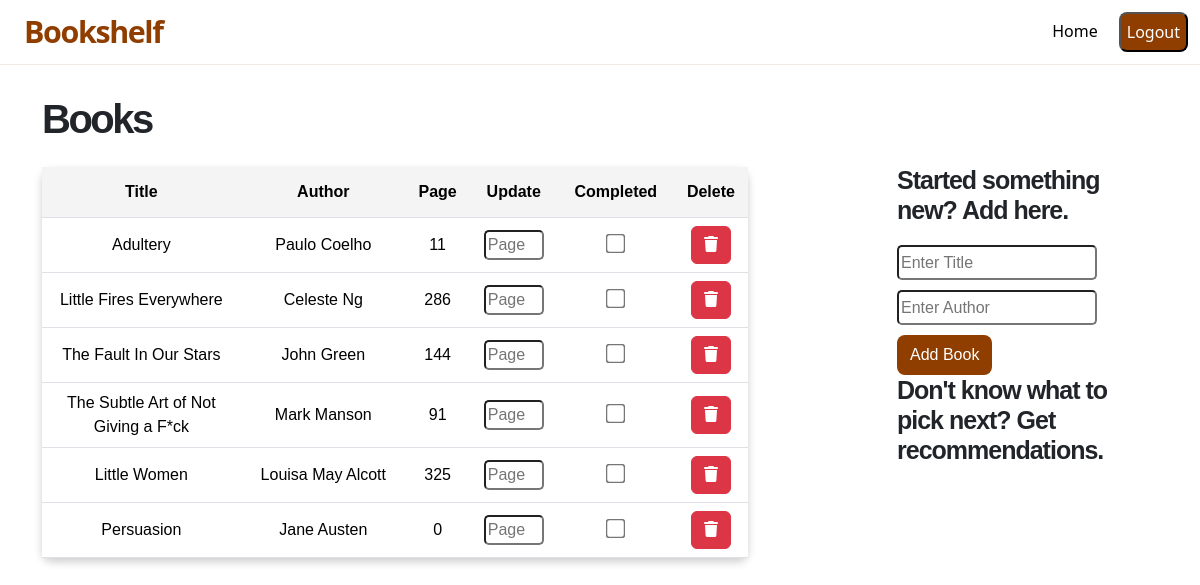
The app's page /bookshelf/ (signed in) with its own data.
### home/models.py (models this page shows, shortened)
class ReadingProgress(models.Model):
    user = models.ForeignKey(User, on_delete=models.CASCADE)
    book = models.ForeignKey(Book, on_delete=models.CASCADE)
    page_number = models.IntegerField(null=True, blank=True)

class Book(models.Model):
    user = models.ForeignKey(User, on_delete=models.CASCADE)
    title = models.CharField(max_length=255)
    author = models.CharField(max_length=255)

### home/views.py (the view)
# urls.py: path("bookshelf/", views.bookshelf, name='bookshelf'),
@login_required
def bookshelf(request):
    user = request.user
    reading_list = Book.objects.filter(user=user)
    reading_progress = ReadingProgress.objects.filter(user=user)
    return render(request, 'bookshelf.html', {'reading_list': reading_list, 'reading_progress': reading_progress})

### templates/bookshelf.html (shortened to what this page needs)
{% extends "base.html" %}
{% block body %}
<nav class="navbar navbar-expand-lg">
    <div class="container-fluid">
        <a class="navbar-brand" href="/bookshelf">Bookshelf</a>
        <div class="collapse navbar-collapse justify-content-end" id="navbarNav">
            <ul class="navbar-nav">
                <li class="nav-item">
                    <a class="btn signin" href="/">Home</a>
                </li>
                <li class="nav-item">
                    <form action="{% url 'logout' %}" method="post">
                        <button type="submit" class="btn-2">Logout</button>
                    </form>
                </li>
            </ul>
        </div>
    </div>
</nav>
<main style="font-family: 'Inter Tight', sans-serif;">
    <div class="container mt-3">
        <div class="row">
            <div class="col-md-9">
                <h1 class="caption"> Books </h1>
                <table class="table table-hover">
                    <thead>
                        <tr class="top-row">
                            <th>Title</th>
                            <th>Author</th>
                            <th>Page</th>
                            <th>Update</th>
                            <th>Completed</th>
                            <th>Delete</th>
                        </tr>
                    </thead>
                    <tbody id="bookshelf-table">
                        {% for progress in reading_progress %}
                        <tr>
                            <td>{{ progress.book.title }}</td>
                            <td>{{ progress.book.author }}</td>
                            <td>{{ progress.page_number }} </td>
                            <td>
                                <form action="{% url 'update_progress' progress.book.id %}" method="post" class="update-progress-form">
                                    <input type="number" class="small-input" name="page_number" placeholder="Page">
                                </form>
                            </td>
                            <td>
                                <input type="checkbox" name="completed" {% if progress.completed %}checked{% endif %}>
                            </td>
                            <td>
                                <form action="{% url 'delete_book' progress.book.id %}" method="post" class="delete-book-form">
                                    <button type="submit" class="btn btn-danger del-btn">
                                        <i class="fa-solid fa-trash"></i>
                                    </button>
                                </form>
                            </td>
                        </tr>
                        {% endfor %}
                    </tbody>
                </table>
            </div>
            <div class="col-md-3">
                <div class="started-new">
                    <form class="add-book-form" action="{% url 'add_book' %}" method="post">
                        <h2> Started something new? Add here.</h2>
                        <input class="book-details" type="text" name="title" placeholder="Enter Title">
                        <input class="book-details" type="text" name="author" placeholder="Enter Author">
                        <button type="submit" class="btn btn-2">Add Book</button>
                        <h2> Don't know what to pick next? Get recommendations.</h2>
                    </form>
                </div>
            </div>
        </div>
    </div>
</main>
{% endblock body %}

### static/css/style.css (style rules this page uses)
body { margin: 0; overflow: auto; }
.navbar { height: 4.0625rem; border-bottom: 0.5px solid rgba(143, 62, 0, 0.1); }
.navbar-brand { color: #8f3e00; font-weight: 800; font-size: 1.9rem; margin-left: 0.75rem; letter-spacing: -0.045em; }
.navbar-nav { margin-right: -0.75rem; }
.nav-item .btn-2 { margin-right: 0.75rem; text-decoration: none; }
.btn-2 { background-color: #8f3e00; color: #fff; font-weight: 500; height: 2.5rem; border-radius: 0.5rem; }
.signin { color: #000; margin-right: 0.5rem; font-weight: 500; }
.small-input { width: 60px; border-radius: 5px; }
table.table-hover thead tr.top-row th { background-color: #f4f4f4; }
table.table-hover { max-width: 85%; }
table.table-hover th, table.table-hover td { max-width: 170px; vertical-align: middle; text-overflow: ellipsis; }
table { box-shadow: 0 4px 8px rgba(0, 0, 0, 0.2); border-radius: 10px; text-align: center; font-family: 'Inter Tight', sans-serif; margin-top: 20px; }
table.table-hover input[type="checkbox"] { transform: scale(1.5); }
.add-book-form h2 { font-weight: 600; font-size: 25px; letter-spacing: -1px; margin-bottom: 20px; }
.add-book-form input { height: 35px; margin-bottom: 10px; border-radius: 5px; }
.book-details { width: 200px; }
main { margin-top: 30px; }
.top-row { height:50px; }
.caption { font-weight: 700; font-size: 2.5rem; letter-spacing: -2.5px; margin-bottom: 1.5rem; }
.started-new { margin-top: 70px; }

### records on screen
ReadingProgress: book "Adultery", book.author "Paulo Coelho", page_number "11"
ReadingProgress: book "Little Fires Everywhere", book.author "Celeste Ng", page_number "286"
ReadingProgress: book "The Fault In Our Stars", book.author "John Green", page_number "144"
ReadingProgress: book "The Subtle Art of Not Giving a F*ck", book.author "Mark Manson", page_number "91"
ReadingProgress: book "Little Women", book.author "Louisa May Alcott", page_number "325"
ReadingProgress: book "Persuasion", book.author "Jane Austen", page_number "0"
